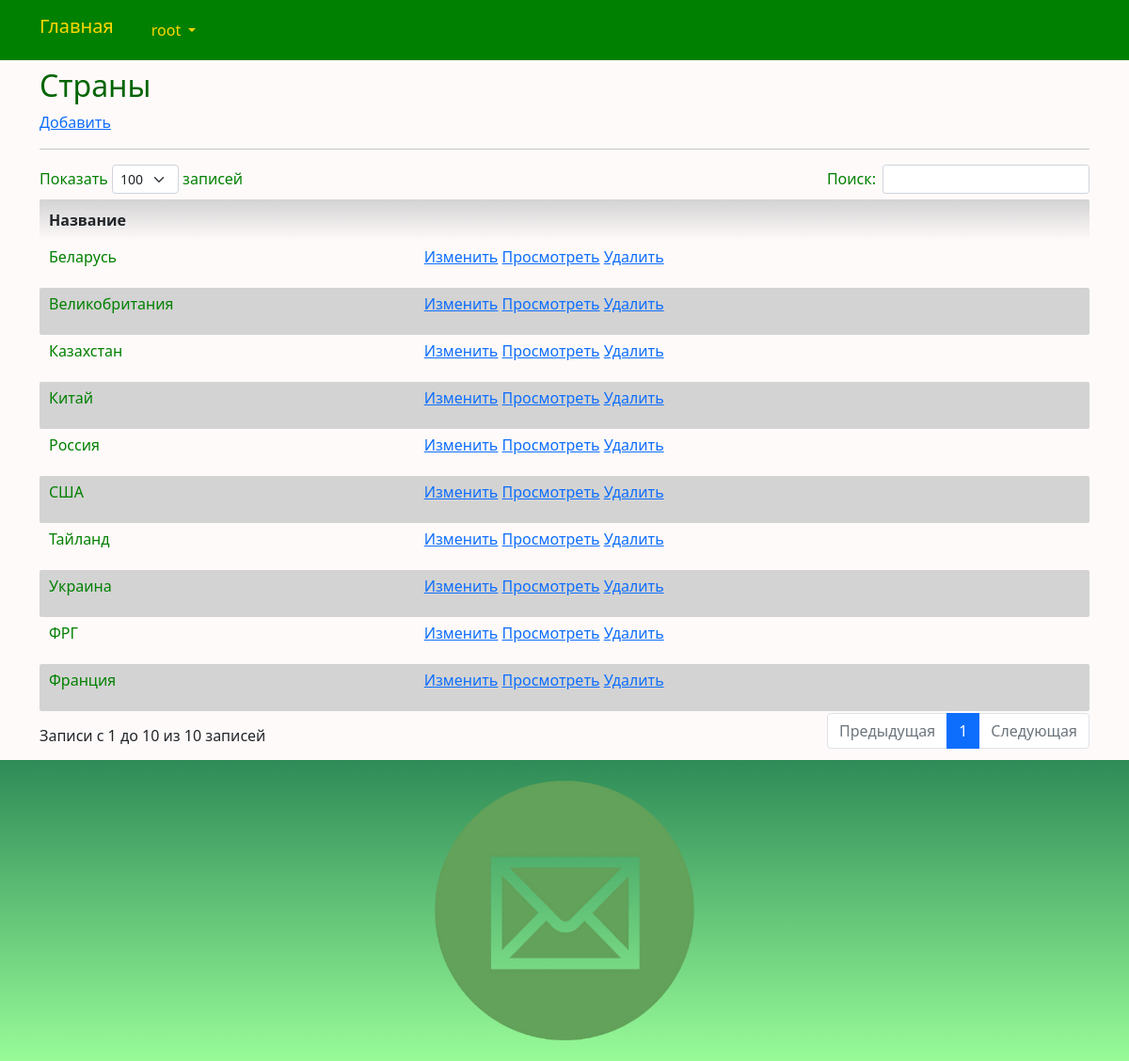
/country/index/ (signed in), run on the app's committed database.
### tracking/models.py (models this page shows, shortened)
class Country(models.Model):
    title = models.CharField(_('title_country'), unique=True, max_length=196)
    class Meta:
        db_table = 'country'
        indexes = [
            models.Index(fields=['title']),
        ]
        ordering = ['title']

### tracking/views.py (the view)
# urls.py: path('country/index/', views.country_index, name='country_index'),
@login_required
@group_required("Managers")
def country_index(request):
    try:
        country = Country.objects.all().order_by('title')
        return render(request, "country/index.html", {"country": country})
    except Exception as exception:
        print(exception)
        return HttpResponse(exception)

### tracking/views.py (called while the page is built)
def group_required(*group_names):
    def in_groups(u):
        if u.is_authenticated:
            if bool(u.groups.filter(name__in=group_names)) | u.is_superuser:
                return True
        return False
    return user_passes_test(in_groups, login_url='403')

### templates/country/index.html (shortened to what this page needs)
{% extends "base.html" %}
{% load i18n %}
{% block content %}
<h2>{% trans "countrys" %}</h2>
<p><a href="{% url 'country_create' %}">{% trans "Add" %}</a></p>
<hr>
{% if country.count > 0 %}
<div class="row">
	<table id="myTable" class="table-manager" style="width:100%">
		<thead>
			<tr>
				<th>{% trans "title" %}</th>
				<th></th>
			</tr>
		</thead>
		<tbody>
			{% for n in country %}
			<tr>
				<td>
					<p>{{ n.title }}</p>
				</td>
				<td>
					<a href="{% url 'country_edit' n.id %}">{% trans "Change" %}</a>
					<a href="{% url 'country_read' n.id %}">{% trans "View" %}</a>
					<a onclick="return confirm('Удалить запись?')" href="{% url 'country_delete' n.id %}">{% trans "Delete" %}</a>
				</td>
			</tr>
			{% endfor %}
		</tbody>
	</table>
</div>
{% endif %}
{% endblock content %}

### templates/base.html (shortened to what this page needs)
<!DOCTYPE html>
{% load static %}
{% load i18n %}
<html>
<head>
	<link href="https://cdn.jsdelivr.net/npm/bootstrap@5.0.2/dist/css/bootstrap.min.css" rel="stylesheet">
	<link rel="stylesheet" href="{% static 'css/styles.css' %}" />
	<link rel="stylesheet" href="{% static 'css/choosen.css' %}" />
	<link rel="stylesheet" href="https://cdnjs.cloudflare.com/ajax/libs/font-awesome/4.7.0/css/font-awesome.min.css">
</head>
<nav class="navbar navbar-expand-lg justify-content-center">
	<div class="container">
		<div class="collapse navbar-collapse" id="mainMenu">
			<ul class="navbar-nav me-auto mb-2 mb-lg-0">
				<a class="navbar-brand" href="{{ HTTP_HOST }}/">{% trans "Home" %}</a>
				{% if user.is_authenticated %}
				<li class="nav-link dropdown">
					<a class="dropdown-item dropdown-toggle" href="#" id="navbarDropdown" role="button" data-bs-toggle="dropdown" aria-expanded="false">
						{{ user.username }}
					</a>
				</li>
				{% else %}
				<form class="form-inline ml-auto">
					<a href="{% url 'login' %}" class="btn btn-outline-secondary">{% trans "Log In" %}</a>
					<a href="{% url 'signup' %}" class="btn btn-primary ml-2">{% trans "Sign up" %}</a>
				</form>
				{% endif %}
			</ul>
		</div>
	</div>
</nav>
<body>
	<div class="container">
		{% block content%}{% endblock content %}
	</div>
</body>
<footer class="container-fluid text-center bg-lightgray">
	<div class="copyrights">
		<img src="{% static 'images/logo.png' %}" alt="logo" style="padding: 10px; max-width: 300px;">
	</div>
</footer>
<link rel="stylesheet" href="https://cdn.datatables.net/1.13.8/css/dataTables.bootstrap5.min.css">
</html>

### static/css/styles.css (style rules this page uses)
:root { --navbar-background-color: Green; --navbar-text-color: Gold; --main-background-color-light: Snow; --main-background-color-dark: LightGrey; --main-text-color: Green; --main-header-color: DarkGreen; --main-text-attention-color: Purple; --footer-background-color-light: PaleGreen; --footer-background-color-dark: SeaGreen; --footer-text-color: Teal; --card-background-color-light: Snow; --card-background-color-dark: LightGrey; --card-text-color: SeaGreen; --table-background-color-light: Snow; --table-background-color-dark: LightGrey; --table-text-color: Green; --star-size: 30px; --star-color: Yellow; --star-background: Gold ; }
.navbar { background-color: var(--navbar-background-color); color: var(--navbar-text-color); }
.navbar .navbar-nav, .navbar .navbar-nav .navbar-text { color: var(--navbar-text-color); }
.navbar ul { background-color: var(--navbar-background-color); color: var(--navbar-text-color); }
.navbar li { background-color: var(--navbar-background-color); color: var(--navbar-text-color); }
.navbar a { background-color: var(--navbar-background-color); color: var(--navbar-text-color); }
.navbar-brand { background-color: var(--navbar-background-color); color: var(--navbar-text-color); }
.nav-link a { background-color: var(--navbar-background-color); color: var(--navbar-text-color); }
body { background-color: var(--main-background-color-light); }
h1, h2, h3, h4, h5, h6 { color: var(--main-header-color); }
p, ul, li, label { color: var(--main-text-color); }
.table-manager { width: 100%; border: none; margin-bottom: 20px; }
.table-manager thead th { font-weight: bold; text-align: center; padding: 10px; background-image: linear-gradient(top, var(--main-background-color-dark), var(--main-background-color-light)); background-image: -o-linear-gradient(top, var(--main-background-color-dark), var(--main-background-color-light)); background-image: -moz-linear-gradient(top, var(--main-background-color-dark), var(--main-background-color-light)); background-image: -webkit-linear-gradient(top, var(--main-background-color-dark), var(--main-background-color-light)); }
.table-manager thead tr th:first-child { border-radius: 2px 0 0 2px; }
.table-manager thead tr th:last-child { border-radius: 0 2px 2px 0; }
.table-manager tbody td { text-align: left; border: none; padding: 5px 10px; vertical-align: top; }
.table-manager tbody tr:nth-child(odd) { background: var(--main-background-color-light); }
.table-manager tbody tr:nth-child(even) { background: var(--main-background-color-dark); }
.table-manager tbody tr td:first-child { border-radius: 2px 0 0 2px; }
.table-manager tbody tr td:last-child { border-radius: 0 2px 2px 0; }
footer { background-image: linear-gradient(top, var(--footer-background-color-dark), var(--footer-background-color-light)); background-image: -o-linear-gradient(top, var(--footer-background-color-dark), var(--footer-background-color-light)); background-image: -moz-linear-gradient(top, var(--footer-background-color-dark), var(--footer-background-color-light)); background-image: -webkit-linear-gradient(top, var(--footer-background-color-dark), var(--footer-background-color-light)); margin-top: 10px; padding: 10px; }

### data on the page
Country: title "Беларусь"
Country: title "Великобритания"
Country: title "Казахстан"
Country: title "Китай"
Country: title "Россия"
Country: title "США"
Country: title "Тайланд"
Country: title "Украина"
Country: title "ФРГ"
Country: title "Франция"

### other printed values
{{ user.username }} "root"
